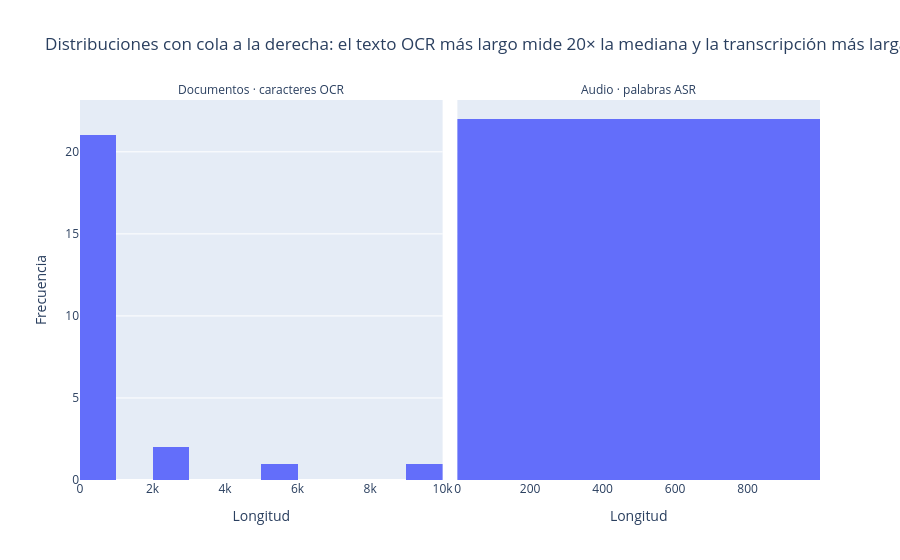

Notebook cell for this chart:
### Code cell
longitudes = pd.concat([
    pd.DataFrame({"medida": "Documentos · caracteres OCR", "longitud": docs.n_caracteres, "id": docs.id}),
    pd.DataFrame({"medida": "Audio · palabras ASR", "longitud": clips.n_palabras, "id": clips.id}),
])
cola_doc = docs.n_caracteres.max() / max(docs.n_caracteres.median(), 1)
cola_aud = clips.n_palabras.max() / max(clips.n_palabras.median(), 1)
titulo = (f"Distribuciones con cola a la derecha: el texto OCR más largo mide {cola_doc:.0f}× la mediana "
          f"y la transcripción más larga {cola_aud:.0f}× la mediana")

grafico = px.histogram(longitudes, x="longitud", facet_col="medida", nbins=15, hover_data=["id"], title=titulo,
                       labels={"longitud": "Longitud"})
grafico.update_xaxes(matches=None, showticklabels=True)
grafico.update_yaxes(title_text="Frecuencia", col=1)
grafico.for_each_annotation(lambda a: a.update(text=a.text.split("=")[-1]))
grafico.show()

### Figure 1 — Plotly figure (JSON) as saved in the notebook; plotly's stock layout.template omitted (floating-point values rounded to 4 significant figures)
{"data": [{"bingroup": "x", "hovertemplate": "medida=Documentos · caracteres OCR<br>Longitud=%{x}<br>count=%{y}<extra></extra>", "legendgroup": "", "marker": {"color": "#636efa", "pattern": {"shape": ""}}, "name": "", "nbinsx": 15, "orientation": "v", "showlegend": false, "type": "histogram", "x": [5117, 9176, 2990, 451, 229, 98, 152, 108, 957, 681, 30, 151, 110, 117, 15, 36, 287, 486, 2684, 251, 750, 984, 511, 775, 487], "xaxis": "x", "yaxis": "y"}, {"bingroup": "x", "hovertemplate": "medida=Audio · palabras ASR<br>Longitud=%{x}<br>count=%{y}<extra></extra>", "legendgroup": "", "marker": {"color": "#636efa", "pattern": {"shape": ""}}, "name": "", "nbinsx": 15, "orientation": "v", "showlegend": false, "type": "histogram", "x": [518, 181, 188, 325, 159, 144, 117, 125, 107, 110, 104, 131, 79, 112, 107, 97, 103, 103, 159, 161, 119, 111], "xaxis": "x2", "yaxis": "y2"}], "layout": {"annotations": [{"font": {}, "showarrow": false, "text": "Documentos · caracteres OCR", "x": 0.245, "xanchor": "center", "xref": "paper", "y": 1, "yanchor": "bottom", "yref": "paper"}, {"font": {}, "showarrow": false, "text": "Audio · palabras ASR", "x": 0.755, "xanchor": "center", "xref": "paper", "y": 1, "yanchor": "bottom", "yref": "paper"}], "barmode": "relative", "legend": {"tracegroupgap": 0}, "title": {"text": "Distribuciones con cola a la derecha: el texto OCR más largo mide 20× la mediana y la transcripción más larga 4× la mediana"}, "xaxis": {"anchor": "y", "domain": [0, 0.49], "showticklabels": true, "title": {"text": "Longitud"}}, "xaxis2": {"anchor": "y2", "domain": [0.51, 1], "showticklabels": true, "title": {"text": "Longitud"}}, "yaxis": {"anchor": "x", "domain": [0, 1], "title": {"text": "Frecuencia"}}, "yaxis2": {"anchor": "x2", "domain": [0, 1], "matches": "y", "showticklabels": false}}}
